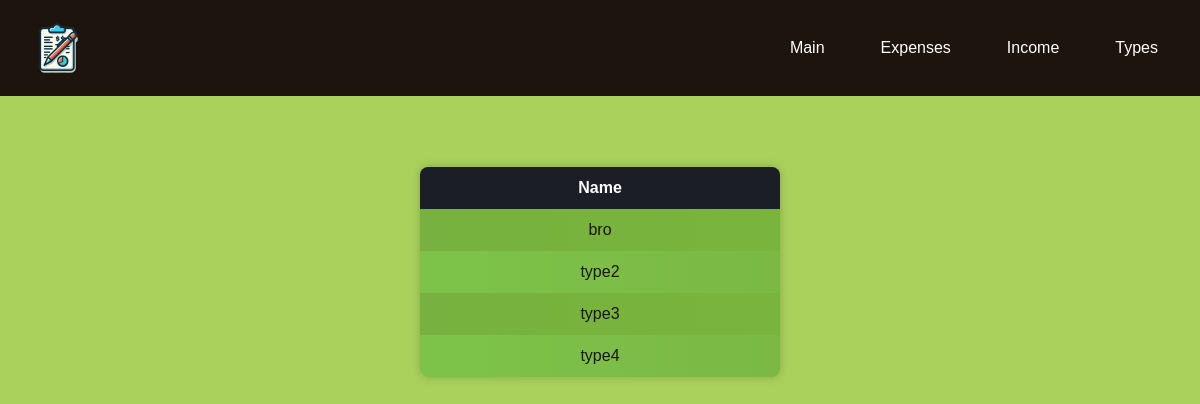
The app's page /types/list with its own data.
### tables this page shows
CREATE TABLE type (
            id INTEGER PRIMARY KEY AUTOINCREMENT,
            name TEXT UNIQUE NOT NULL 
        );

### routes.py (the view)
@app.route("/types/list")
def listtypes():
    conn = sqlite3.connect("finance.db")
    cursor = conn.cursor()
    cursor.execute("SELECT * FROM type")
    types = cursor.fetchall()
    return render_template("list_types.html", types=types)

### templates/list_types.html
{% extends 'main_layout.html' %}
{% block content %}
  <br>
  <table>
    <tr>
      <th>Name</th>
    </tr>
    {% for data in types %}
      <tr onclick="window.location.href='/types/list/{{ data[0] }}'">
        <td>{{ data[1] }}</td>
      </tr>
    {% endfor %}
  </table>
{% endblock %}

### static/CSS/main_css.css (style rules this page uses)
body { margin: 0; font-family: Arial, sans-serif; background-color: #F2E9E1; color: #1C140D; }
* { scrollbar-width: thin; scrollbar-color: #888 #f1f1f1; }
body { -ms-overflow-style: -ms-autohiding-scrollbar; }

### static/CSS/table.css (style rules this page uses)
table { border-collapse: collapse; width: calc(100% / 3); margin: 10%; margin-top: 1%; box-shadow: 0 0 10px rgba(0, 0, 0, 0.2); border-radius: 8px; overflow: hidden; }
th, td { padding: 12px; text-align: center; transition: background-color 0.3s ease, color 0.3s ease; }
th { background-color: #1b1e24; color: #fff; }
tr:nth-child(even) td { background: linear-gradient(to right, #77B13F, #79B53C); }
tr:nth-child(odd) td { background: linear-gradient(to right, #7DC34A, #7BB944); }

### records on screen
type: name "bro"
type: name "type2"
type: name "type3"
type: name "type4"
